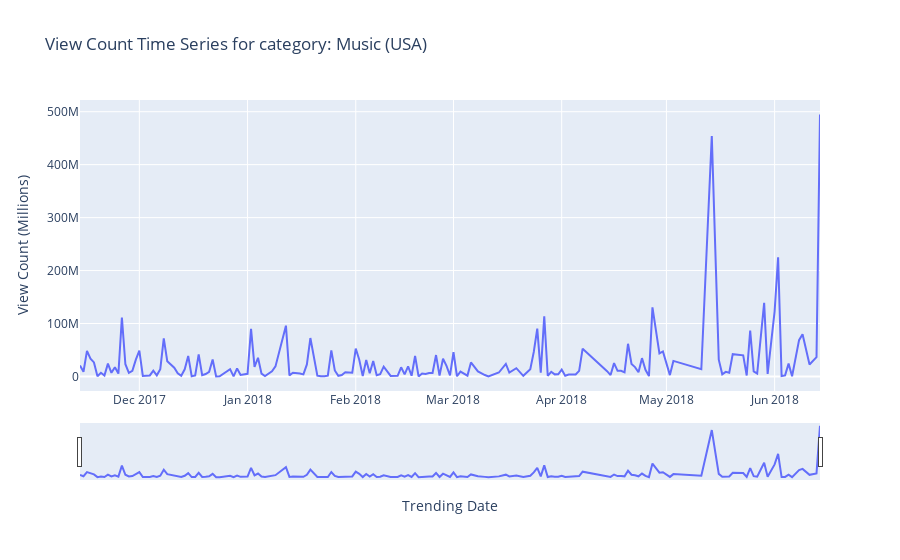

Write notebook code for a chart like this one.
### Markdown cell above
### Music Trend

### Code cell
#import fot plotly
import plotly.express as px

labels = {'views': 'View Count (Millions)', 'trending_date': 'Trending Date'}
fig = px.line(df_US_music_count, x='trending_date', y='views', title='View Count Time Series for category: Music (USA)', labels=labels)
fig.update_xaxes(rangeslider_visible=True)

### Figure 1 — Plotly figure (JSON) as saved in the notebook; plotly's stock layout.template omitted (floating-point values rounded to 4 significant figures; data arrays with more than 128 entries replaced by an {"elided": "..."} marker saying what was removed)
{"data": [{"hovertemplate": "Trending Date=%{x}<br>View Count (Millions)=%{y}<extra></extra>", "legendgroup": "", "line": {"color": "#636efa", "dash": "solid"}, "marker": {"symbol": "circle"}, "mode": "lines", "name": "", "orientation": "v", "showlegend": false, "type": "scatter", "x": {"elided": "171 str values"}, "xaxis": "x", "y": {"elided": "171 int values"}, "yaxis": "y"}], "layout": {"legend": {"tracegroupgap": 0}, "title": {"text": "View Count Time Series for category: Music (USA)"}, "xaxis": {"anchor": "y", "domain": [0, 1], "rangeslider": {"visible": true}, "title": {"text": "Trending Date"}}, "yaxis": {"anchor": "x", "domain": [0, 1], "title": {"text": "View Count (Millions)"}}}}
